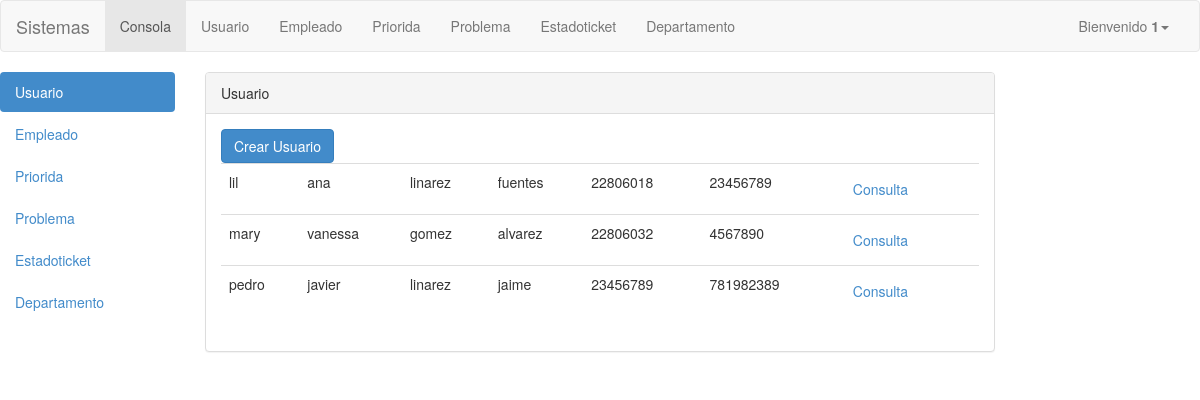
Screenshot of /ProyectoPR4/empleado/usuario.php (signed in) with the database file from the repository.
### tables this page shows
CREATE TABLE IF NOT EXISTS `persona` (
  `idpersona` int(11) NOT NULL AUTO_INCREMENT,
  `nombre` varchar(45) NOT NULL,
  `Snombre` varchar(45) DEFAULT NULL,
  `apellido` varchar(45) NOT NULL,
  `Sapellido` varchar(45) DEFAULT NULL,
  `telefono` varchar(45) NOT NULL,
  `documento` varchar(45) DEFAULT NULL,
  `login_idlogin` int(11) NOT NULL,
  `departamento_iddepartamento` int(11) NOT NULL,
  PRIMARY KEY (`idpersona`,`login_idlogin`,`departamento_iddepartamento`),
  KEY `fk_persona_departamento1_idx` (`departamento_iddepartamento`),
  KEY `fk_persona_login1_idx` (`login_idlogin`)
);

### ProyectoPR4/empleado/usuario.php (the view, shortened to what this page needs)
<!DOCTYPE html>
<html lang="en">
<head>
	<LINK rel="stylesheet" HREF="../../ProyectoPR4/css/bootstrap-3.2.0-dist/css/bootstrap.css"  >
</head>
<body>
<?php
include("../include/menu.php");
?>
<div class="row">
 <div class="col-md-2">
   <?php
include("../include/menulateral.php");
    ?>
 </div>
  <div class="col-md-8">
  	<div class="panel panel-default">
  <div class="panel-heading">Usuario</div>
  <div class="panel-body">
  <div><button type="button" class="btn btn-primary" data-toggle="modal" data-target=".bs-example-modal-lg">Crear Usuario</button></div>
  <table class="table">
  <?php
$result= mysql_query("select  p.idpersona,p.nombre,p.Snombre, p.apellido, p.Sapellido, p.telefono,p.documento from persona as p inner join login as l on p.login_idlogin=l.idlogin inner join rol as r on l.rol_idrol=r.idrol where r.idrol=2");
while ($row=mysql_fetch_array($result)) {
?>
<tr>
  <td><?php echo$row["nombre"]  ?></td>
  <td><?php echo$row["Snombre"]  ?></td>
  <td><?php echo$row["apellido"]  ?></td>
  <td><?php echo$row["Sapellido"]  ?></td>
  <td><?php echo$row["telefono"]  ?></td>
   <td><?php echo$row["documento"]  ?></td>
 <td><form  id="updateCita" method="GET" action="updateusuario.php ">
<input type="submit" name="cmdguardar" class="btn btn-link" value="Consulta" POST="SUMIT"/>
</form></td>
</tr>
<?php
}
?>
</table>
</div>
  </div>
</div>
  </div>
</body>
</html>

### rows the page displays
persona: nombre "lil", Snombre "ana", apellido "linarez", Sapellido "fuentes", telefono "22806018", documento "23456789"
persona: nombre "mary", Snombre "vanessa", apellido "gomez", Sapellido "alvarez", telefono "22806032", documento "4567890"
persona: nombre "pedro", Snombre "javier", apellido "linarez", Sapellido "jaime", telefono "23456789", documento "781982389"

### other values shown
$_SESSION['userid'] "1"
